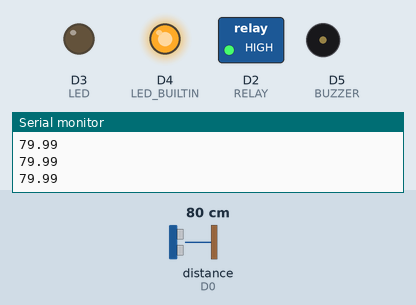
Simulated run of this sketch. Board: ESP8266 (NodeMCU). Parts: switched loads named in the sketch (green lamp = pin HIGH), output pins drawn as LEDs (lit = HIGH, except the on-board LED, lit = LOW), buzzer (waves = sounding), the last lines printed to the serial monitor. Wiring (inferred from the names in the program): ultrasonic range finder: trigger D1; echo D0. Inputs (shaded band) come from the test bench; at power-on: distance to the obstacle (sensor on D0) 80 cm. The echo pulse lasts 58.3 µs per cm; WiFi joins after 1.5 s; servers stay silent unless stated; pins used as bus, display or sensor lines are not drawn.

Above: at 5.5 s.
5.6 s: distance to the obstacle (sensor on D0) set to 12 cm
7.1 s: distance to the obstacle (sensor on D0) set to 9 cm
At 8.1 s:
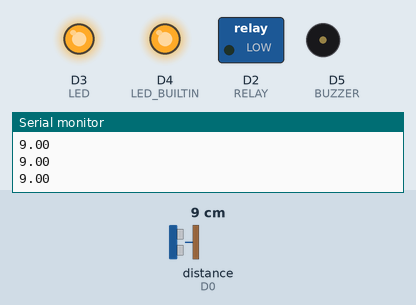
8.6 s: distance to the obstacle (sensor on D0) set to 18 cm
At 8.9 s:
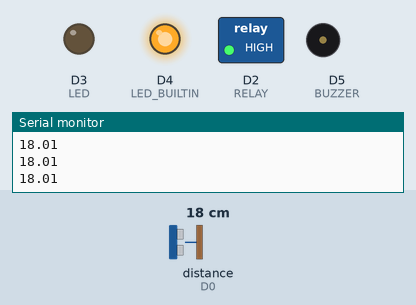
10.1 s: distance to the obstacle (sensor on D0) set to 2 cm
At 11.2 s:
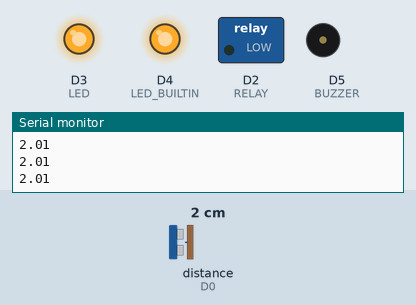
Timing chart, 0 to 12.6 s (numbered marks = the images above; inputs shaded):
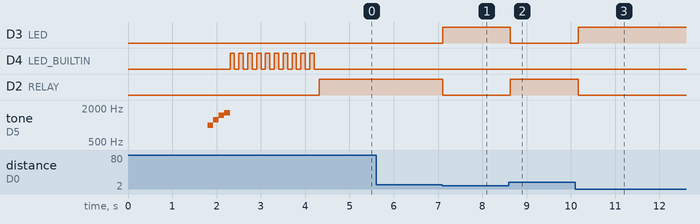

Measured:
- the behaviour switches between 11 and 10 cm on distance to the obstacle (sensor on D0) (found by bisection; images 0 and 1)
- after the input at 7.1 s, D3 (LED): LOW → HIGH at once; D2 (RELAY): HIGH → LOW at once
- after the input at 8.6 s, D3 (LED): HIGH → LOW at once; D2 (RELAY): LOW → HIGH at once
- after the input at 10.1 s, D3 (LED): LOW → HIGH after 0.06 s; D2 (RELAY): HIGH → LOW after 0.06 s

The sketch:

waterLevel.ino
```cpp
/*
 * Code by Bintang Pradana Erlangga Putra
 * https://github.com/bpradana
 */

// Library
#include "pitches.h"
#include <ESP8266WiFi.h>
#include <BlynkSimpleEsp8266.h>
#define BLYNK_PRINT Serial

// Defining Pins
#define ECHO D0
#define TRIGGER D1
#define RELAY D2
#define LED D3
#define BUZZER D5

// Defining VPins
#define MONITOR V0
#define BUTTON V1

// Defining Constants
#define speed_of_sound 0.0343
#define minimum_distance 10.0
#define delay_time 100

// Authentication
char auth[] = "Makwq7xL7LEQdCm5DJLL9kLmznSKOJIO";
char ssid[] = "Kutai_Barat";
char pass[] = "26240214";

float water_level;
BlynkTimer timer;

// Send Data
void eventTimer() {
  Blynk.virtualWrite(MONITOR, distance());
}

// Calculate Distance in CM
float distance() {
  long duration;
  float distance;

  // Send Pulse
  digitalWrite(TRIGGER, HIGH);
  delayMicroseconds(10);
  digitalWrite(TRIGGER, LOW);

  // Detect Pulse
  duration = pulseIn(ECHO, HIGH);

  //Calculate Distance
  distance = duration * speed_of_sound / 2;

  return distance;
}

// Blink Builtin LED X Times
void blink_LED() {
  for(int i=0; i<10; i++) {
    digitalWrite(LED_BUILTIN, HIGH);
    // tone(BUZZER, 500);
    delay(100);
    digitalWrite(LED_BUILTIN, LOW);
    // noTone(BUZZER);
    delay(100);
  }
}

// Play DJI Phantom Startup Sound LMAO
void startup_sound() {
  int melody[] = {NOTE_B5, NOTE_DS6, NOTE_FS6, NOTE_GS6};
  int duration[] = {8, 8, 8, 8};
  int len = 4;
  for(int i=0; i < len; i++) {
    int noteDuration = 1000 / duration[i];
    tone(BUZZER, melody[i], noteDuration);
    int pause = noteDuration * 1.0;
    delay(pause);
    noTone(BUZZER);
  }
}

void setup() {
  Serial.begin(9600);
  Serial.println("Setting Up...");
  Blynk.begin(auth, ssid, pass, "blynk-cloud.com", 8080);
  timer.setInterval(1000L, eventTimer);

  pinMode(ECHO, INPUT);
  pinMode(TRIGGER, OUTPUT);
  pinMode(RELAY, OUTPUT);
  pinMode(LED, OUTPUT);
  pinMode(BUZZER, OUTPUT);
  pinMode(LED_BUILTIN, OUTPUT);

  startup_sound();
  blink_LED();
  Serial.println("Setup Complete!");
}

void loop() {
  // Run Blynk
  Blynk.run();
  timer.run();

  // Read HC-SR04
  water_level = distance();
  Serial.println(water_level);

  if(water_level > minimum_distance) {
    digitalWrite(LED, LOW);
    digitalWrite(RELAY, HIGH);
  }
  else {
    digitalWrite(LED, HIGH);
    digitalWrite(RELAY, LOW);
    Blynk.notify("FULL!");
  }

  // Prevent Overload or Some Other Shits
  delay(delay_time);
}
```

pitches.h
```cpp
/*************************************************

 * Public Constants

 *************************************************/

#define NOTE_B0  31
#define NOTE_C1  33
#define NOTE_CS1 35
#define NOTE_D1  37
#define NOTE_DS1 39
#define NOTE_E1  41
#define NOTE_F1  44
#define NOTE_FS1 46
#define NOTE_G1  49
#define NOTE_GS1 52
#define NOTE_A1  55
#define NOTE_AS1 58
#define NOTE_B1  62
#define NOTE_C2  65
#define NOTE_CS2 69
#define NOTE_D2  73
#define NOTE_DS2 78
#define NOTE_E2  82
#define NOTE_F2  87
#define NOTE_FS2 93
#define NOTE_G2  98
#define NOTE_GS2 104
#define NOTE_A2  110
#define NOTE_AS2 117
#define NOTE_B2  123
#define NOTE_C3  131
#define NOTE_CS3 139
#define NOTE_D3  147
#define NOTE_DS3 156
#define NOTE_E3  165
#define NOTE_F3  175
#define NOTE_FS3 185
#define NOTE_G3  196
#define NOTE_GS3 208
#define NOTE_A3  220
#define NOTE_AS3 233
#define NOTE_B3  247
#define NOTE_C4  262
#define NOTE_CS4 277
#define NOTE_D4  294
#define NOTE_DS4 311
#define NOTE_E4  330
#define NOTE_F4  349
#define NOTE_FS4 370
#define NOTE_G4  392
#define NOTE_GS4 415
#define NOTE_A4  440
#define NOTE_AS4 466
#define NOTE_B4  494
#define NOTE_C5  523
#define NOTE_CS5 554
#define NOTE_D5  587
#define NOTE_DS5 622
#define NOTE_E5  659
#define NOTE_F5  698
#define NOTE_FS5 740
#define NOTE_G5  784
#define NOTE_GS5 831
#define NOTE_A5  880
#define NOTE_AS5 932
#define NOTE_B5  988
#define NOTE_C6  1047
#define NOTE_CS6 1109
#define NOTE_D6  1175
#define NOTE_DS6 1245
#define NOTE_E6  1319
#define NOTE_F6  1397
#define NOTE_FS6 1480
#define NOTE_G6  1568
#define NOTE_GS6 1661
#define NOTE_A6  1760
#define NOTE_AS6 1865
#define NOTE_B6  1976
#define NOTE_C7  2093
#define NOTE_CS7 2217
#define NOTE_D7  2349
#define NOTE_DS7 2489
#define NOTE_E7  2637
#define NOTE_F7  2794
#define NOTE_FS7 2960
#define NOTE_G7  3136
#define NOTE_GS7 3322
#define NOTE_A7  3520
#define NOTE_AS7 3729
#define NOTE_B7  3951
#define NOTE_C8  4186
#define NOTE_CS8 4435
#define NOTE_D8  4699
#define NOTE_DS8 4978
```
